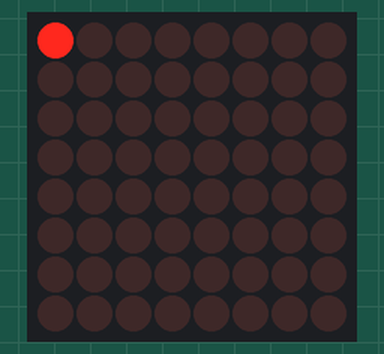
The sketch below on a simulated Arduino Uno, built with avr-gcc and run on an emulated ATmega328P. On the bench: 8×8 LED matrix.

Above: at 0.1 s.
At 2.1 s:
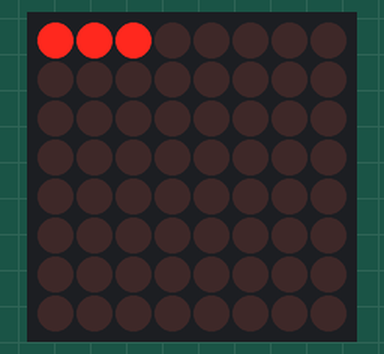
At 3.1 s:
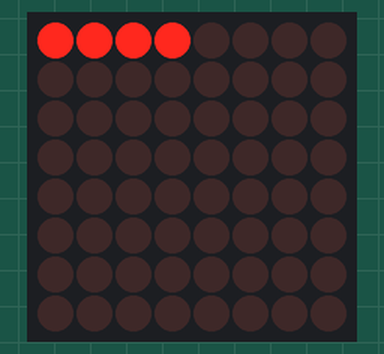
At 6.1 s:
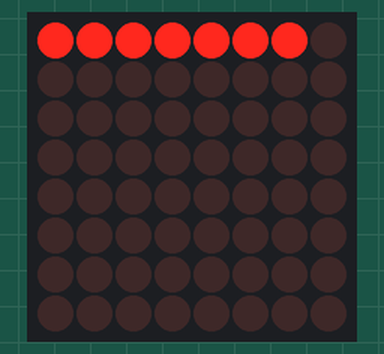
At 25.8 s:
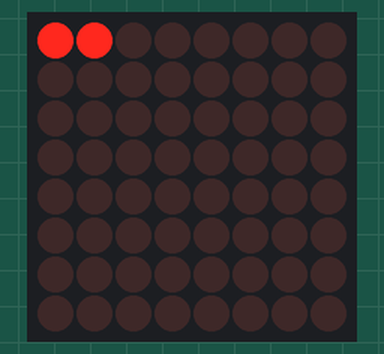
At 31.8 s:
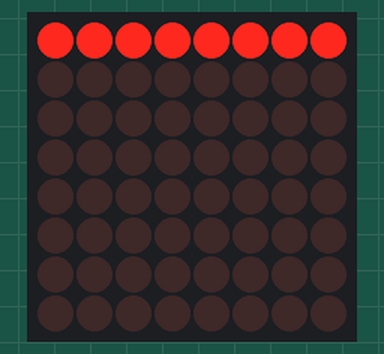

The sketch:

8x8_Matrix_Test_Code_11-17-15.ino
```cpp
#include "LedControl.h" //  need the library
LedControl lc=LedControl(12,11,10,1); //

// pin 12 is connected to the MAX7219 pin 1 - Data In
// pin 11 is connected to the CLK pin 13
// pin 10 is connected to LOAD pin 12
// 1 as we are only using 1 MAX7219

int krdelay = 50;

void setup()
{
  // the zero refers to the MAX7219 number, it is zero for 1 chip
  lc.shutdown(0,false);// turn off power saving, enables display
  lc.setIntensity(0,1);// sets brightness (0~15 possible values)
  lc.clearDisplay(0);// clear screen
}
void loop()
{
	for(int row=0; row<8; row++)
	{
		lc.setLed(0,0,row, true);
		delay(1000);

	}
	lc.clearDisplay(0);

  	for (int row=0; row<8; row++)
  	{
    	for (int col=0; col<8; col++)
    	{
      		lc.setLed(0,col,row,true); // turns on LED at col, row
      		delay(25);
    	}
    	delay(25);
  	}

  	for (int row=0; row<8; row++)
  	{
    	for (int col=0; col<8; col++)
    	{
      		lc.setLed(0,col,row,false); // turns off LED at col, row
      		delay(25);
    	}
  	}

  	// knight rider efffect
  	for (int row=0; row<8; row++)
  	{
  		for(int col=0; col<8; col++)
  		{
  			lc.setLed(0,col,row,true);
  			delay(krdelay);
  			lc.setLed(0,col,row,false);
  		}
  	}
  	for (int row=7; row>-1;row--)
  	{
  		for(int col=7; col>-1; col--)
  		{
  			lc.setLed(0,col,row,true);
  			delay(krdelay);
  			lc.setLed(0,col,row,false);
  		}
  	}
  	for (int col=0; col<8; col++)
  	{
  		for(int row=0; row<8; row++)
  		{
  			lc.setLed(0,col,row,true);
  			delay(krdelay);
  			lc.setLed(0,col,row,false);
  		}
  	}
  	for(int col=7; col>=-1; col--)
  	{
  		for(int row=7; row>-1; row--)
  		{
  			lc.setLed(0,col,row,true);
  			delay(krdelay);
  			lc.setLed(0,col,row,false);
  		}
  	}
}
```

Measured:
- what the display in image 1 shows lasts 1.0 s, from 2.0 s to 3.0 s
